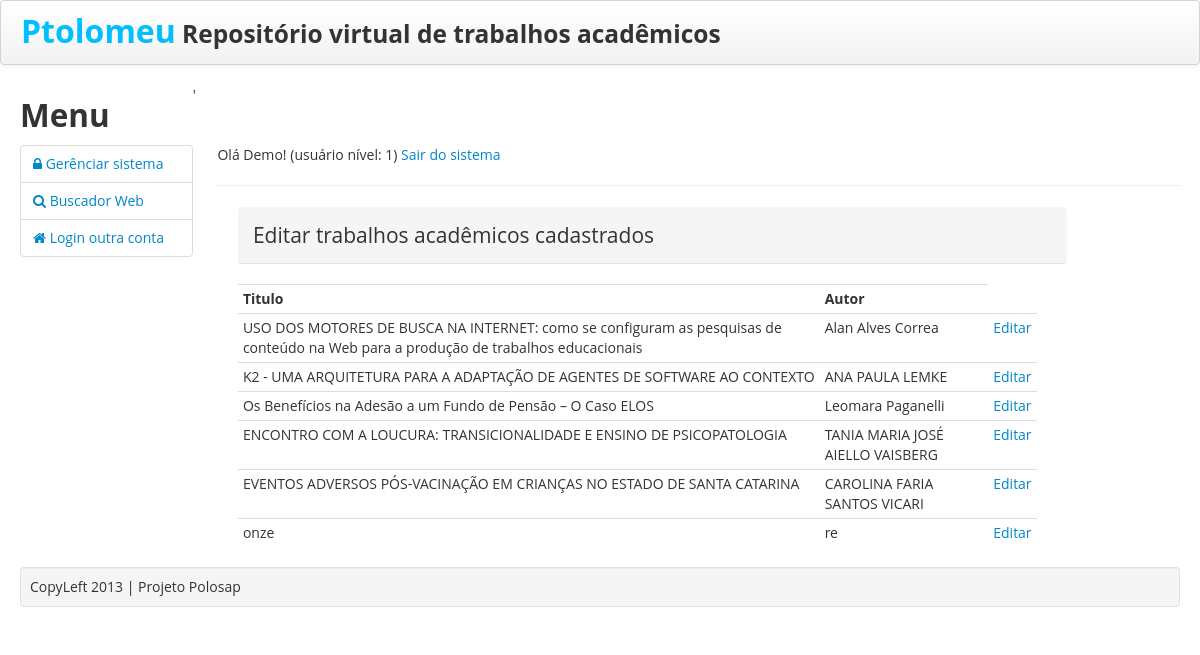
Screenshot of /trabalhoEditarListar.php (signed in) with the database file from the repository.
### tables this page shows
CREATE TABLE IF NOT EXISTS `trabalho_academico` (
  `id` int(11) NOT NULL AUTO_INCREMENT,
  `titulo` text NOT NULL,
  `tipo` varchar(50) DEFAULT NULL,
  `resumo` text,
  `abstract` text,
  `numero_paginas` int(11) DEFAULT NULL,
  `data` date DEFAULT NULL,
  `local_pdf` text,
  `palavras_chave` text NOT NULL,
  `area` varchar(150) NOT NULL,
  `autor` varchar(200) NOT NULL,
  `instituicao` varchar(200) NOT NULL,
  `orientador` varchar(200) NOT NULL,
  `ativo` int(11) NOT NULL,
  PRIMARY KEY (`id`)
);

### trabalhoEditarListar.php (the view, shortened to what this page needs)
<?php
require 'html.class.php';
?>
<!DOCTYPE html>
<html>
    <head>
    </head>
    <body>
        <div class="container-fluid">
            <div class="row-fluid">
                <br>
                <br>
                <br>
                <div class="span10">
                    <div class="span10">
                        <legend class="breadcrumb">Editar trabalhos acadêmicos cadastrados</legend>
                        <?php
                        $sql = "SELECT * FROM trabalho_academico";
                        $result = mysql_query($sql);
                        ?>
                        <table class='table table-condensed'>
                            <tr>
                                <td align="center"><strong>Titulo</strong></td>
                                <td align="center"><strong>Autor</strong></td>
                            </tr>
                            <?php
                            while ($rows = mysql_fetch_array($result)) {
                                ?>
                                <tr>
                                    <td><?php echo $rows['titulo']; ?></td>
                                    <td><?php echo $rows['autor']; ?></td>
                                    <td align="center"><a href="trabalhoEditarUpdate.php?id=<?php echo $rows['id']; ?>">Editar</a></td>
                                </tr>
                                <?php
                            }
                            ?>
                        </table>
                    </div>
                    <br>
                </div>
            </div>
        </div>
</body>
</html>

### css/style.css (style rules this page uses)
body { font-family: 'Open Sans', sans-serif; -webkit-font-smoothing: antialiased; }

### rows the page displays
trabalho_academico: titulo "USO DOS MOTORES DE BUSCA NA INTERNET: como se configuram as pesquisas de conteúdo na Web para a produção de trabalhos educacionais", autor "Alan Alves Correa"
trabalho_academico: titulo "K2 - UMA ARQUITETURA PARA A ADAPTAÇÃO DE AGENTES DE SOFTWARE AO CONTEXTO", autor "ANA PAULA LEMKE"
trabalho_academico: titulo "Os Benefícios na Adesão a um Fundo de Pensão – O Caso ELOS", autor "Leomara Paganelli"
trabalho_academico: titulo "ENCONTRO COM A LOUCURA: TRANSICIONALIDADE E ENSINO DE PSICOPATOLOGIA", autor "TANIA MARIA JOSÉ AIELLO VAISBERG"
trabalho_academico: titulo "EVENTOS ADVERSOS PÓS-VACINAÇÃO EM CRIANÇAS NO ESTADO DE SANTA CATARINA", autor "CAROLINA FARIA SANTOS VICARI"
trabalho_academico: titulo "onze", autor "re"

### other values shown
$_SESSION['UsuarioNome'] "Demo"
$_SESSION['UsuarioNivel'] "1"
